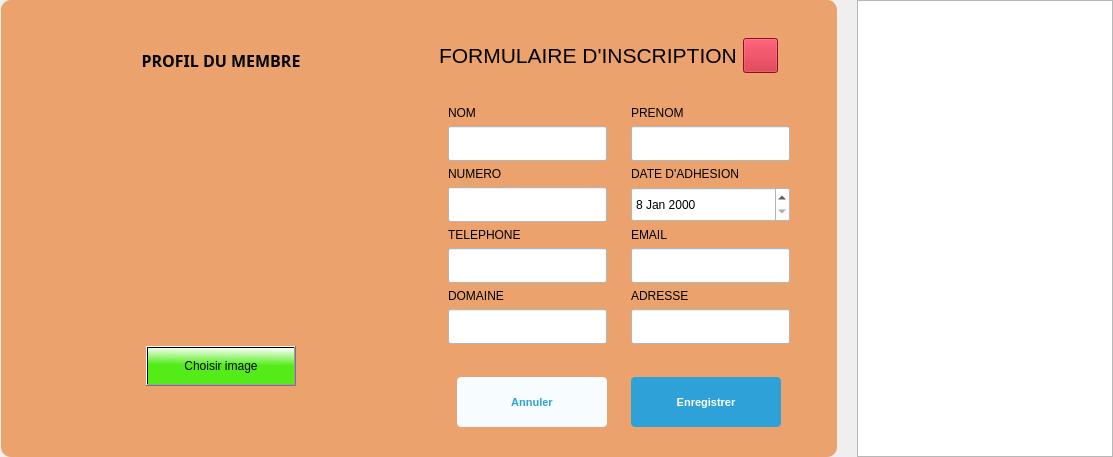
                  <widget class="QWidget" name="horizontalWidget_2" native="true">
                   <property name="styleSheet">
                    <string notr="true">#horizontalWidget{
	background-color:#065285;
	border-radius : 10px;
}</string>
                   </property>
                   <layout class="QHBoxLayout" name="horizontalLayout_30">
                    <property name="spacing">
                     <number>20</number>
                    </property>
                    <property name="leftMargin">
                     <number>1</number>
                    </property>
                    <property name="topMargin">
                     <number>0</number>
                    </property>
                    <property name="rightMargin">
                     <number>0</number>
                    </property>
                    <property name="bottomMargin">
                     <number>0</number>
                    </property>
                    <item>
                     <widget class="QWidget" name="formWidget" native="true">
                      <property name="minimumSize">
                       <size>
                        <width>800</width>
                        <height>0</height>
                       </size>
                      </property>
                      <property name="maximumSize">
                       <size>
                        <width>1100</width>
                        <height>600</height>
                       </size>
                      </property>
                      <property name="styleSheet">
                       <string notr="true">#formWidget{
	border-radius: 10px;
	background-color: rgba(233, 104, 12, 0.573);
}</string>
                      </property>
                      <layout class="QHBoxLayout" name="horizontalLayout_31">
                       <property name="spacing">
                        <number>0</number>
                       </property>
                       <property name="leftMargin">
                        <number>20</number>
                       </property>
                       <property name="topMargin">
                        <number>20</number>
                       </property>
                       <property name="rightMargin">
                        <number>20</number>
                       </property>
                       <property name="bottomMargin">
                        <number>20</number>
                       </property>
                       <item>
                        <widget class="QWidget" name="profilContainer" native="true">
                         <property name="minimumSize">
                          <size>
                           <width>400</width>
                           <height>0</height>
                          </size>
                         </property>
                         <property name="maximumSize">
                          <size>
                           <width>500</width>
                           <height>550</height>
                          </size>
                         </property>
                         <property name="baseSize">
                          <size>
                           <width>200</width>
                           <height>0</height>
                          </size>
                         </property>
                         <property name="styleSheet">
                          <string notr="true">#profilContainer{
	
}</string>
                         </property>
                         <layout class="QVBoxLayout" name="verticalLayout_22">
                          <property name="leftMargin">
                           <number>10</number>
                          </property>
                          <property name="topMargin">
                           <number>10</number>
                          </property>
                          <property name="rightMargin">
                           <number>10</number>
                          </property>
                          <property name="bottomMargin">
                           <number>50</number>
                          </property>
                          <item>
                           <widget class="QLabel" name="label_15">
                            <property name="maximumSize">
                             <size>
                              <width>16777215</width>
                              <height>60</height>
                             </size>
                            </property>
                            <property name="font">
                             <font>
                              <family>Waree</family>
                              <pointsize>12</pointsize>
                              <weight>75</weight>
                              <bold>true</bold>
                             </font>
                            </property>
                            <property name="text">
                             <string>PROFIL DU MEMBRE</string>
                            </property>
                            <property name="alignment">
                             <set>Qt::AlignCenter</set>
                            </property>
                           </widget>
                          </item>
                          <item>
                           <widget class="QWidget" name="portProfil" native="true">
                            <property name="minimumSize">
                             <size>
                              <width>150</width>
                              <height>150</height>
                             </size>
                            </property>
                            <property name="maximumSize">
                             <size>
                              <width>16777215</width>
                              <height>500</height>
                             </size>
                            </property>
                            <property name="styleSheet">
                             <string notr="true">#portProfil{
	
}</string>
                            </property>
                           </widget>
                          </item>
                          <item>
                           <widget class="QWidget" name="parcourirWidget" native="true">
                            <property name="maximumSize">
                             <size>
                              <width>16777215</width>
                              <height>50</height>
                             </size>
                            </property>
                            <property name="styleSheet">
                             <string notr="true"/>
                            </property>
                            <layout class="QHBoxLayout" name="horizontalLayout_34">
                             <item>
                              <widget class="QPushButton" name="btnGetImage">
                               <property name="minimumSize">
                                <size>
                                 <width>0</width>
                                 <height>40</height>
                                </size>
                               </property>
                               <property name="maximumSize">
                                <size>
                                 <width>150</width>
                                 <height>16777215</height>
                                </size>
                               </property>
                               <property name="styleSheet">
                                <string notr="true">#btnGetImage{
	background-color: qlineargradient(spread:pad, x1:0.953191, y1:0.494, x2:0.974, y2:0, stop:0 rgba(83, 236, 24, 255), stop:1 rgba(255, 255, 255, 255));
	color: rgb(0, 0, 0);
}

#btnGetImage:hover{
	background-color:qlineargradient(spread:pad, x1:0.953191, y1:0.494, x2:0.974, y2:0, stop:0 rgba(83, 236, 24, 100), stop:1 rgba(255, 255, 255, 100));
}

#btnGetImage:pressed{
	background-color: rgba(249, 240, 107,30);

}



</string>
                               </property>
                               <property name="text">
                                <string>Choisir image</string>
                               </property>
                               <property name="icon">
                                <iconset resource="icons.qrc">
                                 <normaloff>:/icons/image.svg</normaloff>:/icons/image.svg</iconset>
                               </property>
                              </widget>
                             </item>
                            </layout>
                           </widget>
                          </item>
                         </layout>
                        </widget>
                       </item>
                       <item>
                        <widget class="QWidget" name="verticalWidget" native="true">
                         <property name="maximumSize">
                          <size>
                           <width>800</width>
                           <height>550</height>
                          </size>
                         </property>
                         <layout class="QVBoxLayout" name="formContainer">
                          <item>
                           <widget class="QWidget" name="pannelForm" native="true">
                            <property name="maximumSize">
                             <size>
                              <width>16777215</width>
                              <height>60</height>
                             </size>
                            </property>
                            <layout class="QHBoxLayout" name="horizontalLayout_32">
                             <property name="rightMargin">
                              <number>30</number>
                             </property>
                             <item>
                              <widget class="QLabel" name="label_2">
                               <property name="font">
                                <font>
                                 <pointsize>16</pointsize>
                                </font>
                               </property>
                               <property name="text">
                                <string>FORMULAIRE D'INSCRIPTION</string>
                               </property>
                              </widget>
                             </item>
                             <item>
                              <widget class="QPushButton" name="btnClose">
                               <property name="minimumSize">
                                <size>
                                 <width>0</width>
                                 <height>35</height>
                                </size>
                               </property>
                               <property name="maximumSize">
                                <size>
                                 <width>35</width>
                                 <height>16777215</height>
                                </size>
                               </property>
                               <property name="layoutDirection">
                                <enum>Qt::LeftToRight</enum>
                               </property>
                               <property name="autoFillBackground">
                                <bool>false</bool>
                               </property>
                               <property name="styleSheet">
                                <string notr="true">background-color: rgb(199, 22, 43);</string>
                               </property>
                               <property name="text">
                                <string/>
                               </property>
                               <property name="icon">
                                <iconset resource="icons.qrc">
                                 <normaloff>:/iconWhite/x.svg</normaloff>:/iconWhite/x.svg</iconset>
                               </property>
                               <property name="iconSize">
                                <size>
                                 <width>25</width>
                                 <height>25</height>
                                </size>
                               </property>
                              </widget>
                             </item>
                            </layout>
                           </widget>
                          </item>
                          <item>
                           <widget class="QWidget" name="formulaire" native="true">
                            <property name="maximumSize">
                             <size>
                              <width>16777215</width>
                              <height>400</height>
                             </size>
                            </property>
                            <property name="styleSheet">
                             <string notr="true">QLineEdit,QDateEdit{
	background-color: rgb(255, 255, 255);
	color: rgb(0, 0, 0);
}

QLineEdit:focus,QDateEdit:focus{
	border: 1px solid rgb(14, 225, 253);
	box-shadow: 0 0 10px rgb(14, 225, 253), 0 0 10px rgb(255, 225, 255),0 0 10px rgb(255, 225, 253), 0 0 10px rgb(255, 225, 253);
	background-color: rgba(14, 225, 253,10);
	color: rgb(255, 255, 255);
}

#formulaire{
	
	/*background-color: rgb(51, 209, 122);*/
}</string>
                            </property>
                            <layout class="QHBoxLayout" name="horizontalLayout_33">
                             <item>
                              <widget class="QWidget" name="form_2" native="true">
                               <property name="maximumSize">
                                <size>
                                 <width>16777215</width>
                                 <height>500</height>
                                </size>
                               </property>
                               <layout class="QVBoxLayout" name="verticalLayout_25">
                                <item>
                                 <widget class="QLabel" name="label_12">
                                  <property name="maximumSize">
                                   <size>
                                    <width>16777215</width>
                                    <height>30</height>
                                   </size>
                                  </property>
                                  <property name="text">
                                   <string>NOM</string>
                                  </property>
                                 </widget>
                                </item>
                                <item>
                                 <widget class="QLineEdit" name="lineEdit_2">
                                  <property name="minimumSize">
                                   <size>
                                    <width>0</width>
                                    <height>35</height>
                                   </size>
                                  </property>
                                  <property name="styleSheet">
                                   <string notr="true"/>
                                  </property>
                                  <property name="placeholderText">
                                   <string/>
                                  </property>
                                 </widget>
                                </item>
                                <item>
                                 <widget class="QLabel" name="label_9">
                                  <property name="maximumSize">
                                   <size>
                                    <width>16777215</width>
                                    <height>30</height>
                                   </size>
                                  </property>
                                  <property name="text">
                                   <string>NUMERO</string>
                                  </property>
                                 </widget>
                                </item>
                                <item>
                                 <widget class="QLineEdit" name="lineEdit_4">
                                  <property name="minimumSize">
                                   <size>
                                    <width>0</width>
                                    <height>35</height>
                                   </size>
                                  </property>
                                  <property name="styleSheet">
                                   <string notr="true"/>
                                  </property>
                                 </widget>
                                </item>
                                <item>
                                 <widget class="QLabel" name="label_7">
                                  <property name="maximumSize">
                                   <size>
                                    <width>16777215</width>
                                    <height>30</height>
                                   </size>
                                  </property>
                                  <property name="text">
                                   <string>TELEPHONE</string>
                                  </property>
                                 </widget>
                                </item>
                                <item>
                                 <widget class="QLineEdit" name="lineEdit_5">
                                  <property name="minimumSize">
                                   <size>
                                    <width>0</width>
                                    <height>35</height>
                                   </size>
                                  </property>
                                  <property name="styleSheet">
                                   <string notr="true"/>
                                  </property>
                                 </widget>
                                </item>
                                <item>
                                 <widget class="QLabel" name="label_6">
                                  <property name="maximumSize">
                                   <size>
                                    <width>16777215</width>
                                    <height>30</height>
                                   </size>
                                  </property>
                                  <property name="text">
                                   <string>DOMAINE</string>
                                  </property>
                                 </widget>
                                </item>
                                <item>
                                 <widget class="QLineEdit" name="lineEdit_6">
                                  <property name="minimumSize">
                                   <size>
                                    <width>0</width>
                                    <height>35</height>
                                   </size>
                                  </property>
                                  <property name="styleSheet">
                                   <string notr="true"/>
                                  </property>
                                 </widget>
                                </item>
                               </layout>
                              </widget>
                             </item>
                             <item>
                              <widget class="QWidget" name="from_1" native="true">
                               <property name="maximumSize">
                                <size>
                                 <width>16777215</width>
                                 <height>500</height>
                                </size>
                               </property>
                               <layout class="QVBoxLayout" name="verticalLayout_24">
                                <item>
                                 <widget class="QLabel" name="label_21">
                                  <property name="maximumSize">
                                   <size>
                                    <width>16777215</width>
                                    <height>30</height>
                                   </size>
                                  </property>
                                  <property name="text">
                                   <string>PRENOM</string>
                                  </property>
                                 </widget>
                                </item>
                                <item>
                                 <widget class="QLineEdit" name="lineEdit_7">
                                  <property name="minimumSize">
                                   <size>
                                    <width>0</width>
                                    <height>35</height>
                                   </size>
                                  </property>
                                  <property name="styleSheet">
                                   <string notr="true"/>
                                  </property>
                                 </widget>
                                </item>
                                <item>
                                 <widget class="QLabel" name="label_22">
                                  <property name="maximumSize">
                                   <size>
                                    <width>16777215</width>
                                    <height>30</height>
                                   </size>
                                  </property>
                                  <property name="text">
                                   <string>DATE D'ADHESION</string>
                                  </property>
                                 </widget>
                                </item>
                                <item>
                                 <widget class="QDateEdit" name="dateEdit">
                                  <property name="minimumSize">
                                   <size>
                                    <width>0</width>
                                    <height>35</height>
                                   </size>
                                  </property>
                                  <property name="styleSheet">
                                   <string notr="true">color: rgb(0, 0, 0);</string>
                                  </property>
                                  <property name="calendarPopup">
                                   <bool>false</bool>
                                  </property>
                                  <property name="currentSectionIndex">
                                   <number>1</number>
                                  </property>
                                  <property name="date">
                                   <date>
                                    <year>2000</year>
                                    <month>1</month>
                                    <day>8</day>
                                   </date>
                                  </property>
                                 </widget>
                                </item>
                                <item>
                                 <widget class="QLabel" name="label_18">
                                  <property name="maximumSize">
                                   <size>
                                    <width>16777215</width>
                                    <height>30</height>
                                   </size>
                                  </property>
                                  <property name="text">
                                   <string>EMAIL</string>
                                  </property>
                                 </widget>
                                </item>
                                <item>
                                 <widget class="QLineEdit" name="lineEdit_9">
                                  <property name="minimumSize">
                                   <size>
                                    <width>0</width>
                                    <height>35</height>
                                   </size>
                                  </property>
                                  <property name="styleSheet">
                                   <string notr="true"/>
                                  </property>
                                 </widget>
                                </item>
                                <item>
                                 <widget class="QLabel" name="label_14">
                                  <property name="maximumSize">
                                   <size>
                                    <width>16777215</width>
                                    <height>30</height>
                                   </size>
                                  </property>
                                  <property name="text">
                                   <string>ADRESSE</string>
                                  </property>
                                 </widget>
                                </item>
                                <item>
                                 <widget class="QLineEdit" name="lineEdit_8">
                                  <property name="minimumSize">
                                   <size>
                                    <width>0</width>
                                    <height>35</height>
                                   </size>
                                  </property>
                                  <property name="styleSheet">
                                   <string notr="true"/>
                                  </property>
                                 </widget>
                                </item>
                               </layout>
                              </widget>
                             </item>
                            </layout>
                           </widget>
                          </item>
                          <item>
                           <widget class="QWidget" name="confirmWidget" native="true">
                            <property name="maximumSize">
                             <size>
                              <width>16777215</width>
                              <height>60</height>
                             </size>
                            </property>
                            <layout class="QHBoxLayout" name="horizontalLayout_35">
                             <item>
                              <widget class="QPushButton" name="btnAnnuler">
                               <property name="minimumSize">
                                <size>
                                 <width>0</width>
                                 <height>50</height>
                                </size>
                               </property>
                               <property name="maximumSize">
                                <size>
                                 <width>150</width>
                                 <height>16777215</height>
                                </size>
                               </property>
                               <property name="styleSheet">
                                <string notr="true">#btnAnnuler{
	font-size: 11px;
     transition: ease-in all 0.5s;
     background-color: #f6fcff;
     color: #2ea2d8;
     max-width: 270px;
     width: 150px;
     display: block;
     height: 35px;
     float: right;
     line-height: 48px;
     border-radius: 4px;
	font-weight : bold;
}

#btnAnnuler:hover{
	background-color: #e2ebf0;
}</string>
                               </property>
                               <property name="text">
                                <string>Annuler</string>
                               </property>
                               <property name="icon">
                                <iconset resource="icons.qrc">
                                 <normaloff>:/iconsB/delete.svg</normaloff>:/iconsB/delete.svg</iconset>
                               </property>
                              </widget>
                             </item>
                             <item>
                              <widget class="QPushButton" name="btnEnregistrer">
                               <property name="minimumSize">
                                <size>
                                 <width>0</width>
                                 <height>50</height>
                                </size>
                               </property>
                               <property name="maximumSize">
                                <size>
                                 <width>150</width>
                                 <height>16777215</height>
                                </size>
                               </property>
                               <property name="styleSheet">
                                <string notr="true">#btnEnregistrer{
	font-size: 11px;
     transition: ease-in all 0.5s;
     background-color: #2ea2d8;
     color: #fff;
     max-width: 270px;
     width: 150px;
     display: block;
     height: 35px;
     float: right;
     line-height: 48px;
     border-radius: 4px;
	font-weight : bold;
}
#btnEnregistrer:hover{
	background-color: #0b72a5;
}</string>
                               </property>
                               <property name="text">
                                <string>Enregistrer</string>
                               </property>
                               <property name="icon">
                                <iconset resource="icons.qrc">
                                 <normaloff>:/iconWhite/save.svg</normaloff>:/iconWhite/save.svg</iconset>
                               </property>
                              </widget>
                             </item>
                            </layout>
                           </widget>
                          </item>
                         </layout>
                        </widget>
                       </item>
                      </layout>
                     </widget>
                    </item>
                    <item>
                     <widget class="QTableWidget" name="resultMembre">
                      <property name="styleSheet">
                       <string notr="true"/>
                      </property>
                     </widget>
                    </item>
                   </layout>
                  </widget>
